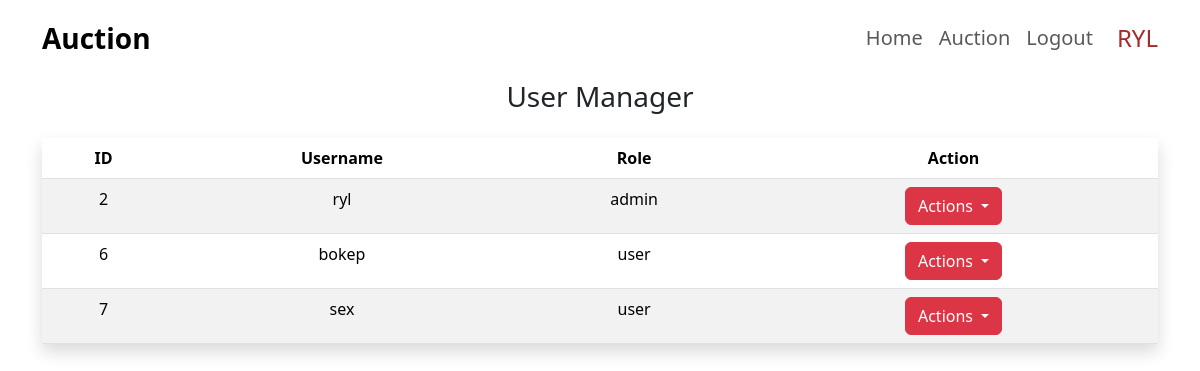
Page /user_manager.php (signed in) on the earlier database version.
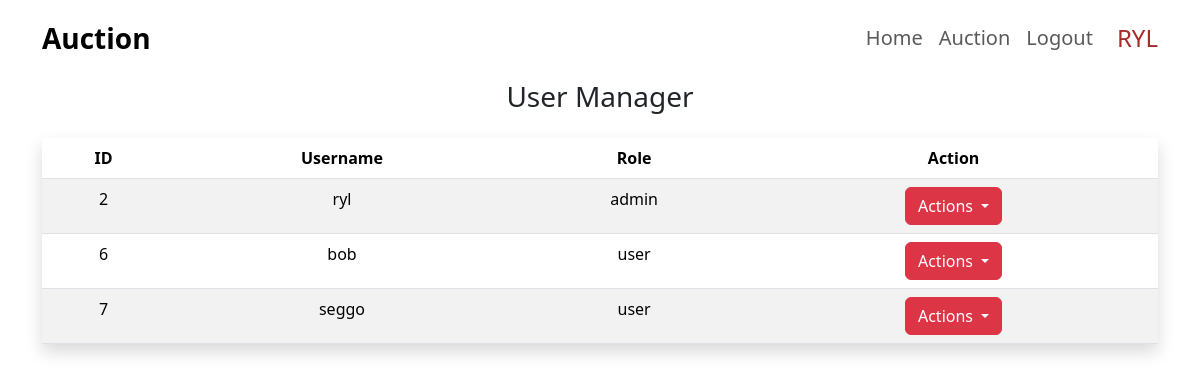
Same page on the later database version.
### tables this page shows
CREATE TABLE `client` (
  `id` int(10) NOT NULL,
  `username` varchar(255) NOT NULL,
  `password` varchar(255) NOT NULL,
  `role` enum('user','admin') DEFAULT 'user'
);

### user_manager.php (the view, shortened to what this page needs)
<?php
include "header.php";
include "koneksi.php";
?>
<div class="container" style="padding-top: 4rem;">
    <div class="text-center p-3">
        <h3>User Manager</h3>
    </div>
    <table class="table table-hover table-striped shadow">
        <thead>
            <tr class="text-center">
                <th>ID</th>
                <th>Username</th>
                <th>Role</th>
                <th>Action</th>
            </tr>
        </thead>
        <tbody>
            <?php
            $qry_user = mysqli_query($conn, "select * from client");
            while ($dt_users = mysqli_fetch_array($qry_user)) {
                ?>
                <tr class="text-center">
                    <td>
                        <?= $dt_users['id'] ?>
                    </td>
                    <td>
                        <?= $dt_users['username'] ?>
                    </td>
                    <td>
                        <?= $dt_users['role'] ?>
                    </td>
                    <td>
                        <div class="btn-group">
                            <button type="button" class="btn btn-danger dropdown-toggle" data-bs-toggle="dropdown"
                                aria-expanded="false">
                                Actions
                            </button>
                        </div>
                    </td>
                </tr>
                <?php
            }
            ?>
        </tbody>
    </table>
</div>
</body>
</html>

### header.php (shortened to what this page needs)
<!DOCTYPE html>
<html lang="en">
<head>
  <link href="https://cdn.jsdelivr.net/npm/bootstrap@5.3.1/dist/css/bootstrap.min.css" rel="stylesheet"
>
</head>
<body>
  <nav class="navbar fixed-top navbar-expand-lg navbar-white bg-white" id="nav">
    <div class="container">
      <a class="navbar-brand fw-bold fs-3" data-bs-toggle="offcanvas" data-bs-target="#offcanvasExample"
        aria-controls="offcanvasExample">Auction</a>
      <div class="collapse navbar-collapse" id="navbarNav">
        <ul class="navbar-nav ms-auto">
          <li class="nav-item">
            <a class="nav-link fw-medium fs-5" aria-current="page" href="home.php">Home</a>
          </li>
          <li class="nav-item">
            <a class="nav-link fw-medium fs-5" href="auction.php">Auction</a>
          </li>
          <?php
          if (isset($_SESSION['status_login']) && $_SESSION['status_login'] == true) {
            echo '<li class="nav-item">
            <a class="nav-link fw-medium fs-5" href="logout.php">Logout</a>
          </li>';
          } else {
            echo '<li class="nav-item">
            <a class="nav-link fw-medium fs-5" href="login.php">Login</a>
          </li>';
          }
          ?>
        </ul>
        <span class="navbar-text ms-3 mt-2">
          <?php
          if (isset($_SESSION['status_login'])) {
            if ($_SESSION['status_login'] == true) {
              echo '<h4 style="text-transform: uppercase; color: brown">' . $_SESSION['username'] . '</h4>';
            }
          } else if (!isset($_SESSION['status_login'])) {
            echo '<h3 style="color: brown;">Guest</h3>';
          }
          ?>
        </span>
      </div>
    </div>
  </nav>
</body>

Differences in the rows shown:
changed client id 6: username "bokep" → "bob"
changed client id 7: username "sex" → "seggo"
